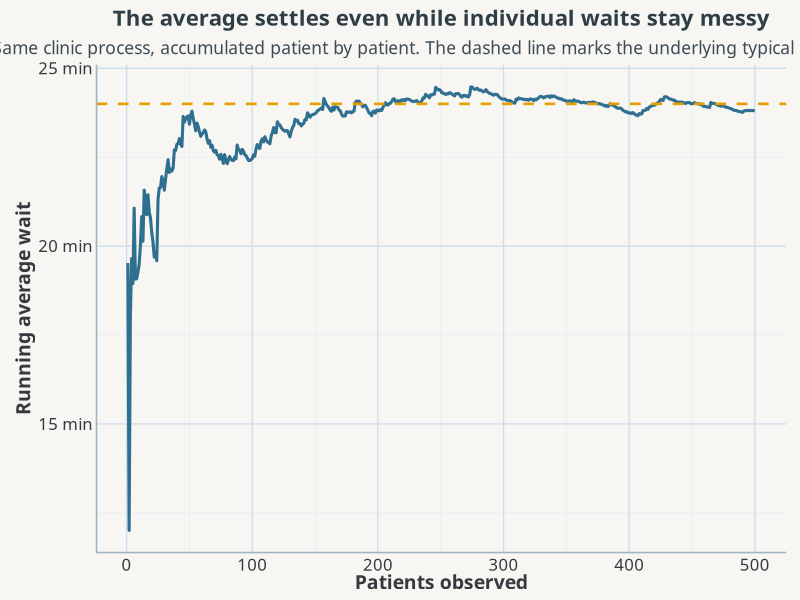
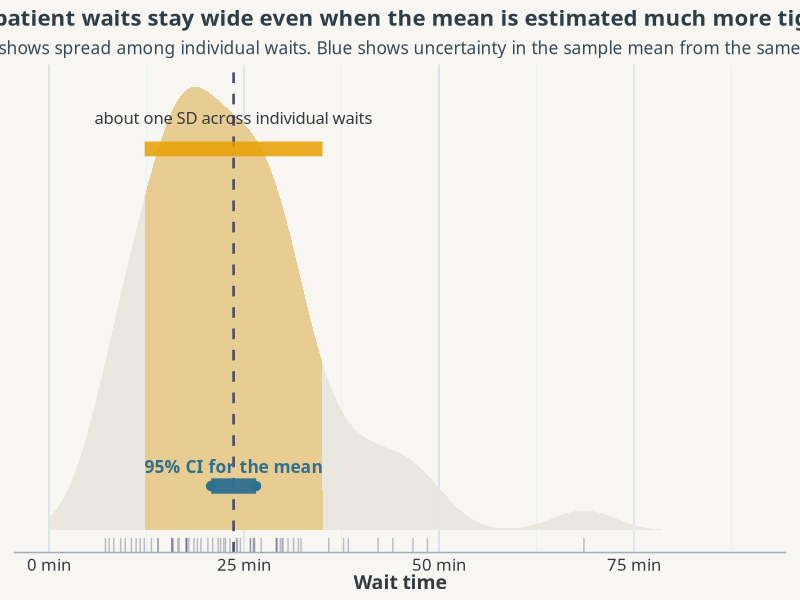
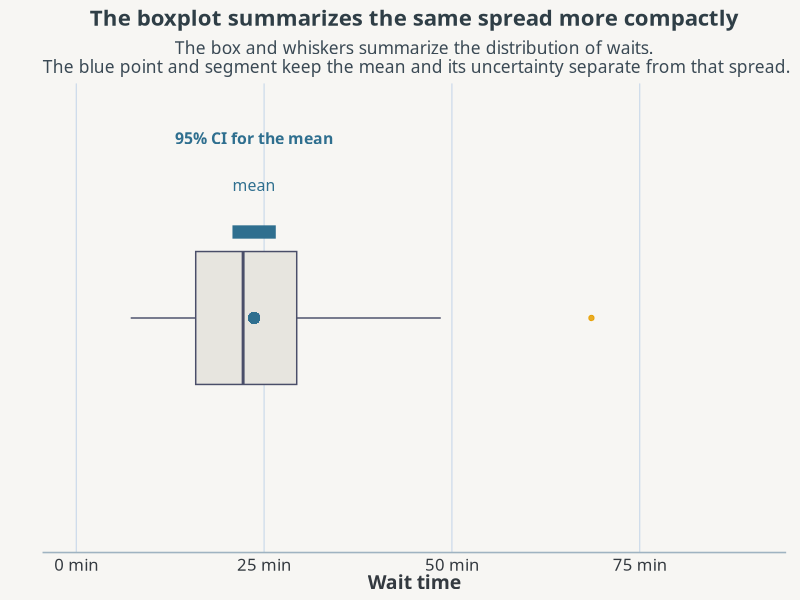
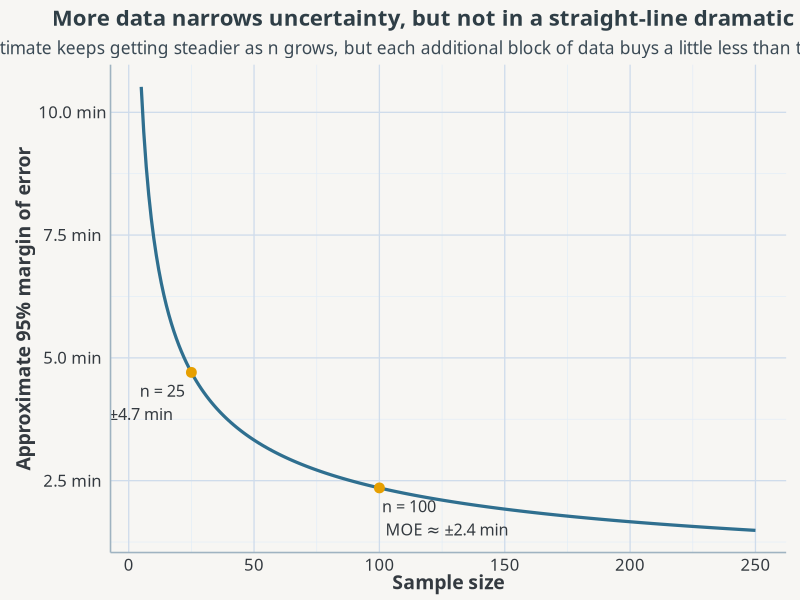
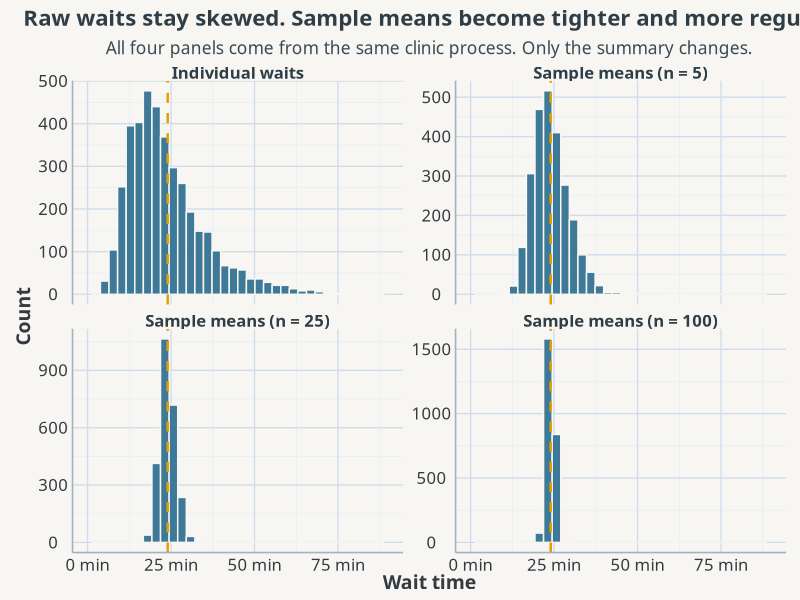

Write the R code that produced these figures, in order.
## ---- chunk 1
#| include: false
library(ggplot2)
library(tibble)
library(dplyr)
library(scales)

COL_BG       <- "#f7f6f3"
COL_TEXT     <- "#343A40"
COL_BLUE     <- "#2f6f8f"
COL_ORANGE   <- "#E69F00"
COL_DARK     <- "#4A4E69"
COL_LIGHT    <- "#e7e5df"
COL_GRID     <- "#cfdceb"
COL_POINTS   <- "#7f8c8d"

Plot_theme <- function(
    base_font    = c("Avenir Next", "Verdana", "sans-serif"),
    heading_font = c("Trebuchet MS", "Avenir", "Verdana", "sans-serif"),
    base_size = 12
) {
  base_family    <- base_font[[1]]
  heading_family <- heading_font[[1]]

  theme_minimal(base_size = base_size, base_family = base_family) %+replace% theme(
    plot.background  = element_rect(fill = COL_BG, color = NA),
    panel.background = element_rect(fill = COL_BG, color = NA),
    strip.background = element_rect(fill = COL_BG, color = NA),
    text = element_text(color = COL_TEXT),
    panel.grid.major = element_line(color = COL_GRID, linewidth = 0.45),
    panel.grid.minor = element_line(color = "#e3edf7", linewidth = 0.25),
    axis.line = element_line(color = "#9fb3c1"),
    axis.text.x  = element_text(color = COL_TEXT, family = base_family, size = 12),
    axis.text.y  = element_text(color = COL_TEXT, family = base_family, size = 12),
    axis.title.x = element_text(color = COL_TEXT, family = heading_family, face = "bold", size = 14),
    axis.title.y = element_text(color = COL_TEXT, family = heading_family, face = "bold", size = 14, angle = 90, margin = margin(r = 4)),
    strip.text = element_text(family = heading_family, size = 12, face = "bold", color = "#2f3e46"),
    plot.title = element_text(
      family = heading_family, size = 16, face = "bold",
      color = "#2f3e46", margin = margin(b = 8, unit = "pt")
    ),
    plot.subtitle = element_text(family = base_family, size = 12.5, color = "#3b4a55", margin = margin(b = 6)),
    plot.caption = element_text(family = base_family, size = 10, color = "#3b4a55"),
    legend.title = element_text(family = heading_family, face = "bold", color = "#2f3e46"),
    legend.text  = element_text(family = base_family, color = "#3b4a55"),
    plot.margin = margin(t = 6, r = 10, b = 6, l = 10, unit = "pt")
  )
}

wait_params <- local({
  mean_wait <- 24
  sd_wait   <- 12
  sigma2 <- log(1 + (sd_wait^2 / mean_wait^2))
  sigma  <- sqrt(sigma2)
  mu     <- log(mean_wait) - sigma2 / 2
  list(mu = mu, sigma = sigma, mean = mean_wait, sd = sd_wait)
})

sim_waits <- function(n) {
  x <- rlnorm(n, meanlog = wait_params$mu, sdlog = wait_params$sigma)
  pmin(x, 90)
}
## ---- chunk 2
#| classes: bare-plot
#| echo: false
#| warning: false
#| message: false
#| fig-width: 11
#| fig-height: 5.4
#| out-width: "100%"
#| fig-align: center

set.seed(204)

n_patients <- 500
waits <- sim_waits(n_patients)
run_df <- tibble(
  patient = seq_len(n_patients),
  wait = waits,
  running_mean = cumsum(wait) / seq_len(n_patients)
)

ggplot(run_df, aes(patient, running_mean)) +
  geom_line(linewidth = 1.05, color = COL_BLUE) +
  geom_hline(yintercept = wait_params$mean, linetype = "dashed", linewidth = 0.9, color = COL_ORANGE) +
  scale_y_continuous(labels = label_number(suffix = " min")) +
  labs(
    title = "The average settles even while individual waits stay messy",
    subtitle = "Same clinic process, accumulated patient by patient. The dashed line marks the underlying typical mean wait.",
    x = "Patients observed",
    y = "Running average wait"
  ) +
  Plot_theme()
## ---- chunk 3
#| classes: bare-plot
#| echo: false
#| warning: false
#| message: false
#| fig-width: 11
#| fig-height: 5.8
#| out-width: "100%"
#| fig-align: center

set.seed(305)

x <- sim_waits(60)
xbar <- mean(x)
s <- sd(x)
se <- s / sqrt(length(x))
moe <- 1.96 * se
ci <- c(xbar - moe, xbar + moe)

df <- tibble(wait = x)
dens <- density(x, from = 0, to = 90, n = 512)
den_df <- tibble(wait = dens$x, density = dens$y)
shade_df <- den_df %>% filter(wait >= xbar - s, wait <= xbar + s)
y_ci <- max(den_df$density) * 0.10

ggplot(den_df, aes(wait, density)) +
  geom_area(fill = COL_LIGHT, alpha = 0.95) +
  geom_area(data = shade_df, fill = COL_ORANGE, alpha = 0.35) +
  geom_rug(data = df, aes(x = wait), inherit.aes = FALSE, sides = "b", alpha = 0.35, color = COL_DARK) +
  geom_vline(xintercept = xbar, linetype = "dashed", linewidth = 0.9, color = COL_DARK) +
  annotate("segment", x = xbar - s, xend = xbar + s,
           y = max(den_df$density) * 0.86, yend = max(den_df$density) * 0.86,
           linewidth = 5, color = COL_ORANGE, alpha = 0.85) +
  annotate("text", x = xbar, y = max(den_df$density) * 0.93,
           label = "about one SD across individual waits",
           family = "Avenir Next", size = 4.2, color = COL_TEXT) +
  annotate("segment", x = ci[1], xend = ci[2], y = y_ci, yend = y_ci,
           linewidth = 5.2, color = COL_BLUE, alpha = 0.95) +
  annotate("point", x = ci[1], y = y_ci, size = 2.8, color = COL_BLUE) +
  annotate("point", x = ci[2], y = y_ci, size = 2.8, color = COL_BLUE) +
  annotate("text", x = mean(ci), y = y_ci, label = "95% CI for the mean",
           vjust = -1.0, family = "Trebuchet MS", fontface = "bold",
           size = 4.4, color = COL_BLUE) +
  scale_x_continuous(labels = label_number(suffix = " min"), limits = c(0, 90)) +
  scale_y_continuous(breaks = NULL) +
  labs(
    title = "The patient waits stay wide even when the mean is estimated much more tightly",
    subtitle = "Orange shows spread among individual waits. Blue shows uncertainty in the sample mean from the same sample.",
    x = "Wait time",
    y = NULL
  ) +
  coord_cartesian(clip = "off") +
  Plot_theme() +
  theme(
    panel.grid = element_blank(),
    axis.line.y = element_blank()
  )
## ---- chunk 4
#| classes: bare-plot
#| echo: false
#| warning: false
#| message: false
#| fig-width: 11
#| fig-height: 3.8
#| out-width: "100%"
#| fig-align: center

box_df <- tibble(
  group = "",
  wait = x
)

ggplot(box_df, aes(wait, group)) +
  geom_boxplot(
    width = 0.34,
    fill = COL_LIGHT,
    color = COL_DARK,
    outlier.color = COL_ORANGE,
    outlier.fill = COL_ORANGE,
    outlier.alpha = 0.85
  ) +
  geom_point(aes(x = xbar, y = group), size = 3.2, color = COL_BLUE) +
  annotate("segment", x = ci[1], xend = ci[2], y = 1.22, yend = 1.22,
           linewidth = 4.5, color = COL_BLUE) +
  annotate("text", x = xbar, y = 1.34, label = "mean", family = "Avenir Next", size = 4.0, color = COL_BLUE) +
  annotate("text", x = mean(ci), y = 1.46, label = "95% CI for the mean", family = "Trebuchet MS", fontface = "bold", size = 4.0, color = COL_BLUE) +
  scale_x_continuous(labels = label_number(suffix = " min"), limits = c(0, 90)) +
  labs(
    title = "The boxplot summarizes the same spread more compactly",
    subtitle = "The box and whiskers summarize the distribution of waits.\n The blue point and segment keep the mean and its uncertainty separate from that spread.",
    x = "Wait time",
    y = ""
  ) +
  coord_cartesian(clip = "off") +
  Plot_theme() +
  theme(
    panel.grid.major.y = element_blank(),
    panel.grid.minor = element_blank(),
    axis.line.y = element_blank()
  )
## ---- chunk 5
#| classes: bare-plot
#| echo: false
#| warning: false
#| message: false
#| fig-width: 11
#| fig-height: 5.1
#| out-width: "100%"
#| fig-align: center

moe_df <- tibble(
  n = 5:250,
  moe = 1.96 * wait_params$sd / sqrt(n)
)

key_df <- tibble(
  n = c(25, 100),
  moe = 1.96 * wait_params$sd / sqrt(c(25, 100)),
  label = c("n = 25\nMOE ≈ ±4.7 min", "n = 100\nMOE ≈ ±2.4 min")
)

ggplot(moe_df, aes(n, moe)) +
  geom_line(linewidth = 1.1, color = COL_BLUE) +
  geom_point(data = key_df, aes(n, moe), size = 3, color = COL_ORANGE) +
  geom_text(
    data = key_df,
    aes(n, moe, label = label),
    hjust = c(1.15, -0.05),
    vjust = c(1.35, 1.35),
    family = "Avenir Next",
    size = 4.1,
    color = COL_TEXT
  ) +
  scale_y_continuous(labels = label_number(accuracy = 0.1, suffix = " min")) +
  labs(
    title = "More data narrows uncertainty, but not in a straight-line dramatic way",
    subtitle = "The estimate keeps getting steadier as n grows, but each additional block of data buys a little less than the block before it.",
    x = "Sample size",
    y = "Approximate 95% margin of error"
  ) +
  Plot_theme()
## ---- chunk 6
#| classes: bare-plot
#| echo: false
#| warning: false
#| message: false
#| fig-width: 11
#| fig-height: 7.0
#| out-width: "100%"
#| fig-align: center

set.seed(410)

raw_df <- tibble(wait = sim_waits(4000), panel = "Individual waits")

sim_means <- function(n, reps = 2500) {
  tibble(wait = replicate(reps, mean(sim_waits(n))), panel = paste0("Sample means (n = ", n, ")"))
}

means_df <- bind_rows(
  raw_df,
  sim_means(5),
  sim_means(25),
  sim_means(100)
)

means_df$panel <- factor(
  means_df$panel,
  levels = c("Individual waits", "Sample means (n = 5)", "Sample means (n = 25)", "Sample means (n = 100)")
)

ggplot(means_df, aes(wait)) +
  geom_histogram(bins = 36, fill = COL_BLUE, color = COL_BG, alpha = 0.92) +
  geom_vline(xintercept = wait_params$mean, linetype = "dashed", linewidth = 0.85, color = COL_ORANGE) +
  facet_wrap(~ panel, ncol = 2, scales = "free_y") +
  scale_x_continuous(labels = label_number(suffix = " min"), limits = c(0, 90)) +
  labs(
    title = "Raw waits stay skewed. Sample means become tighter and more regular.",
    subtitle = "All four panels come from the same clinic process. Only the summary changes.",
    x = "Wait time",
    y = "Count"
  ) +
  Plot_theme()
